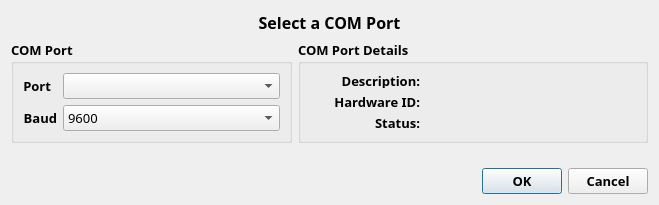
<?xml version="1.0" encoding="UTF-8"?>
<ui version="4.0">
 <class>SelectWinPortDialog</class>
 <widget class="QDialog" name="SelectWinPortDialog">
  <property name="windowModality">
   <enum>Qt::NonModal</enum>
  </property>
  <property name="geometry">
   <rect>
    <x>0</x>
    <y>0</y>
    <width>659</width>
    <height>205</height>
   </rect>
  </property>
  <property name="windowTitle">
   <string>Select COM port</string>
  </property>
  <property name="modal">
   <bool>true</bool>
  </property>
  <layout class="QVBoxLayout" name="verticalLayout_2">
   <item>
    <widget class="QLabel" name="titleLabel">
     <property name="font">
      <font>
       <family>Arial Black</family>
       <pointsize>12</pointsize>
       <weight>75</weight>
       <bold>true</bold>
      </font>
     </property>
     <property name="text">
      <string>Select a COM Port</string>
     </property>
     <property name="alignment">
      <set>Qt::AlignCenter</set>
     </property>
    </widget>
   </item>
   <item>
    <layout class="QHBoxLayout" name="horizontalLayout">
     <item>
      <widget class="QGroupBox" name="groupBox_2">
       <property name="font">
        <font>
         <family>Arial Black</family>
         <pointsize>10</pointsize>
         <weight>75</weight>
         <bold>true</bold>
        </font>
       </property>
       <property name="title">
        <string>COM Port</string>
       </property>
       <layout class="QVBoxLayout" name="verticalLayout">
        <item>
         <layout class="QFormLayout" name="formLayout_2">
          <item row="0" column="0">
           <widget class="QLabel" name="label_4">
            <property name="font">
             <font>
              <family>Arial Black</family>
              <pointsize>10</pointsize>
              <weight>75</weight>
              <bold>true</bold>
             </font>
            </property>
            <property name="text">
             <string>Port</string>
            </property>
            <property name="alignment">
             <set>Qt::AlignRight|Qt::AlignTrailing|Qt::AlignVCenter</set>
            </property>
           </widget>
          </item>
          <item row="0" column="1">
           <widget class="QComboBox" name="cbPorts">
            <property name="font">
             <font>
              <family>Arial Black</family>
              <pointsize>10</pointsize>
              <weight>50</weight>
              <bold>false</bold>
             </font>
            </property>
           </widget>
          </item>
          <item row="1" column="0">
           <widget class="QLabel" name="label_8">
            <property name="font">
             <font>
              <family>Arial Black</family>
              <pointsize>10</pointsize>
              <weight>75</weight>
              <bold>true</bold>
             </font>
            </property>
            <property name="text">
             <string>Baud</string>
            </property>
            <property name="alignment">
             <set>Qt::AlignRight|Qt::AlignTrailing|Qt::AlignVCenter</set>
            </property>
           </widget>
          </item>
          <item row="1" column="1">
           <widget class="QComboBox" name="cbBaud">
            <property name="font">
             <font>
              <family>Arial Black</family>
              <pointsize>10</pointsize>
              <weight>50</weight>
              <bold>false</bold>
             </font>
            </property>
            <property name="currentIndex">
             <number>3</number>
            </property>
            <property name="maxVisibleItems">
             <number>6</number>
            </property>
            <item>
             <property name="text">
              <string>1200</string>
             </property>
            </item>
            <item>
             <property name="text">
              <string>2400</string>
             </property>
            </item>
            <item>
             <property name="text">
              <string>4800</string>
             </property>
            </item>
            <item>
             <property name="text">
              <string>9600</string>
             </property>
            </item>
            <item>
             <property name="text">
              <string>19200</string>
             </property>
            </item>
            <item>
             <property name="text">
              <string>31250</string>
             </property>
            </item>
            <item>
             <property name="text">
              <string>38400</string>
             </property>
            </item>
            <item>
             <property name="text">
              <string>57600</string>
             </property>
            </item>
            <item>
             <property name="text">
              <string>115200</string>
             </property>
            </item>
            <item>
             <property name="text">
              <string>230400</string>
             </property>
            </item>
           </widget>
          </item>
         </layout>
        </item>
       </layout>
      </widget>
     </item>
     <item>
      <widget class="QGroupBox" name="groupBox">
       <property name="minimumSize">
        <size>
         <width>350</width>
         <height>100</height>
        </size>
       </property>
       <property name="font">
        <font>
         <family>Arial Black</family>
         <pointsize>10</pointsize>
         <weight>75</weight>
         <bold>true</bold>
        </font>
       </property>
       <property name="title">
        <string>COM Port Details</string>
       </property>
       <layout class="QFormLayout" name="formLayout_3">
        <property name="fieldGrowthPolicy">
         <enum>QFormLayout::AllNonFixedFieldsGrow</enum>
        </property>
        <item row="0" column="1">
         <widget class="QLabel" name="descLabel">
          <property name="font">
           <font>
            <family>Arial</family>
            <pointsize>10</pointsize>
            <weight>50</weight>
            <bold>false</bold>
           </font>
          </property>
          <property name="text">
           <string/>
          </property>
         </widget>
        </item>
        <item row="0" column="0">
         <widget class="QLabel" name="label_3">
          <property name="minimumSize">
           <size>
            <width>110</width>
            <height>0</height>
           </size>
          </property>
          <property name="maximumSize">
           <size>
            <width>110</width>
            <height>16777215</height>
           </size>
          </property>
          <property name="font">
           <font>
            <family>Arial Black</family>
            <pointsize>10</pointsize>
            <weight>75</weight>
            <bold>true</bold>
           </font>
          </property>
          <property name="text">
           <string>Description:</string>
          </property>
          <property name="alignment">
           <set>Qt::AlignRight|Qt::AlignTrailing|Qt::AlignVCenter</set>
          </property>
         </widget>
        </item>
        <item row="1" column="0">
         <widget class="QLabel" name="label_5">
          <property name="minimumSize">
           <size>
            <width>110</width>
            <height>0</height>
           </size>
          </property>
          <property name="maximumSize">
           <size>
            <width>110</width>
            <height>16777215</height>
           </size>
          </property>
          <property name="font">
           <font>
            <family>Arial Black</family>
            <pointsize>10</pointsize>
            <weight>75</weight>
            <bold>true</bold>
           </font>
          </property>
          <property name="text">
           <string>Hardware ID:</string>
          </property>
          <property name="alignment">
           <set>Qt::AlignRight|Qt::AlignTrailing|Qt::AlignVCenter</set>
          </property>
         </widget>
        </item>
        <item row="1" column="1">
         <widget class="QLabel" name="idLabel">
          <property name="font">
           <font>
            <family>Arial</family>
            <pointsize>10</pointsize>
            <weight>50</weight>
            <bold>false</bold>
           </font>
          </property>
          <property name="text">
           <string/>
          </property>
         </widget>
        </item>
        <item row="2" column="0">
         <widget class="QLabel" name="label">
          <property name="minimumSize">
           <size>
            <width>110</width>
            <height>0</height>
           </size>
          </property>
          <property name="maximumSize">
           <size>
            <width>110</width>
            <height>16777215</height>
           </size>
          </property>
          <property name="font">
           <font>
            <family>Arial Black</family>
            <pointsize>10</pointsize>
            <weight>75</weight>
            <bold>true</bold>
           </font>
          </property>
          <property name="text">
           <string>Status:</string>
          </property>
          <property name="alignment">
           <set>Qt::AlignRight|Qt::AlignTrailing|Qt::AlignVCenter</set>
          </property>
         </widget>
        </item>
        <item row="2" column="1">
         <widget class="QLabel" name="statusLabel">
          <property name="font">
           <font>
            <family>Arial</family>
            <pointsize>10</pointsize>
            <weight>50</weight>
            <bold>false</bold>
           </font>
          </property>
          <property name="text">
           <string/>
          </property>
         </widget>
        </item>
       </layout>
      </widget>
     </item>
    </layout>
   </item>
   <item>
    <spacer name="verticalSpacer">
     <property name="orientation">
      <enum>Qt::Vertical</enum>
     </property>
     <property name="sizeHint" stdset="0">
      <size>
       <width>20</width>
       <height>40</height>
      </size>
     </property>
    </spacer>
   </item>
   <item>
    <layout class="QHBoxLayout" name="horizontalLayout_3">
     <item>
      <spacer name="horizontalSpacer">
       <property name="orientation">
        <enum>Qt::Horizontal</enum>
       </property>
       <property name="sizeHint" stdset="0">
        <size>
         <width>40</width>
         <height>20</height>
        </size>
       </property>
      </spacer>
     </item>
     <item>
      <widget class="QPushButton" name="pbOK">
       <property name="font">
        <font>
         <family>Arial Black</family>
         <pointsize>10</pointsize>
         <weight>75</weight>
         <bold>true</bold>
        </font>
       </property>
       <property name="text">
        <string>OK</string>
       </property>
      </widget>
     </item>
     <item>
      <widget class="QPushButton" name="pbCancel">
       <property name="font">
        <font>
         <family>Arial Black</family>
         <pointsize>10</pointsize>
         <weight>75</weight>
         <bold>true</bold>
        </font>
       </property>
       <property name="text">
        <string>Cancel</string>
       </property>
      </widget>
     </item>
    </layout>
   </item>
  </layout>
 </widget>
 <resources/>
 <connections/>
</ui>
